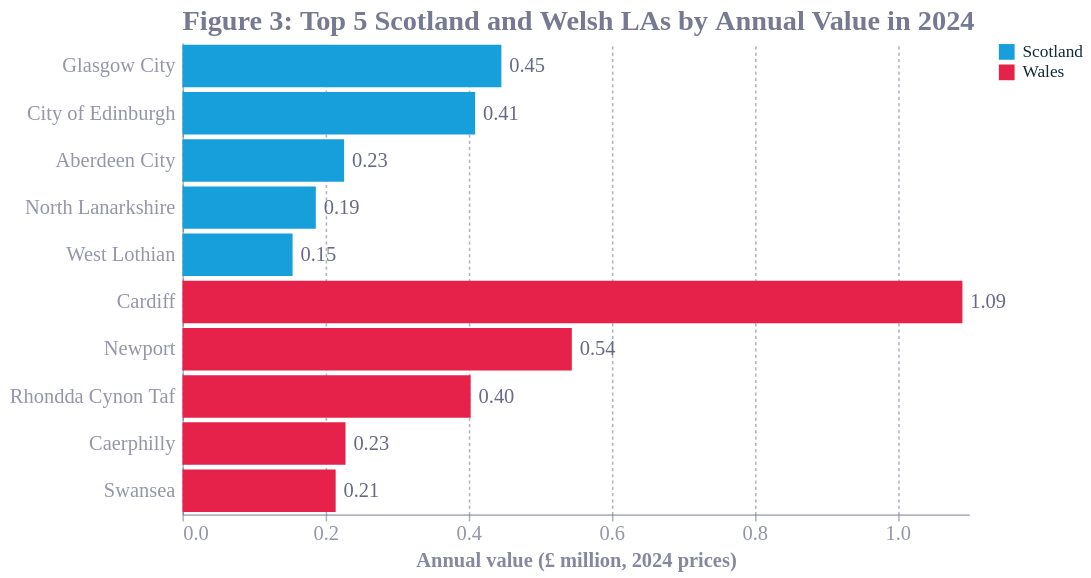

Write notebook code for a chart like this one.
### Code cell
#fig 3

wales_order = (
    df_ws[df_ws["region"] == "Wales"].sort_values("value", ascending=False)["LA_name"].tolist()
)
scotland_order = (
    df_ws[df_ws["region"] == "Scotland"].sort_values("value", ascending=False)["LA_name"].tolist()
)
ws_order = scotland_order + wales_order  # top-to-bottom order as in the chart
 
fig3 = (
    alt.Chart(df_ws)
    .mark_bar()
    .encode(
        y=alt.Y("LA_name:N", sort=ws_order, title=None),
        x=alt.X("value:Q", title="Annual value (£ million, 2024 prices)", axis=alt.Axis(tickCount=6)),
        color=alt.Color(
            "region:N",
            scale=alt.Scale(domain=["Scotland", "Wales"], range=[ "#179FDB", "#E6224B"])
        ),
    )
    .properties(width=500, height=300, title="Figure 3: Top 5 Scotland and Welsh LAs by Annual Value in 2024")
)
 
fig3_text = (
    alt.Chart(df_ws)
    .mark_text(align="left", dx=5, fontSize=13)
    .encode(
        y=alt.Y("LA_name:N", sort=ws_order),
        x=alt.X("value:Q", title="Annual value (£ million, 2024 prices)"),
        text=alt.Text("value:Q", format=".2f"),
    )
)
 
figure3 = (fig3 + fig3_text).configure_axis(
    labelFontSize=13, titleFontSize=13
).configure_title(fontSize=18)
 
figure3

### Figure 1 — Vega-Lite specification as saved in the notebook (floating-point values rounded to 4 significant figures)
{"config": {"font": "Circular Std", "text": {"color": "#676A86", "align": "left", "baseline": "middle", "dx": 7, "dy": 0, "fontSize": 11}, "view": {"stroke": null, "continuousWidth": 400, "continuousHeight": 300, "discreteWidth": 400, "discreteHeight": 300}, "range": {"category": ["#36B7B4", "#E6224B", "#F4C245", "#0063AF", "#00A767", "#179FDB", "#EB5C2E", "#5C267B", "#122B39"], "diverging": ["#E6224B", "#E54753", "#C9C9C9", "#179FDB", "#122B39"], "heatmap": ["#C9C9C9", "#179FDB", "#0063AF", "#122B39"], "ordinal": ["#00A767", "#36B7B4", "#179FDB", "#0063AF", "#243B5A"]}, "bar": {"color": "#179fdb"}, "line": {"color": "#e6224b"}, "rule": {"color": "#676A86"}, "area": {"opacity": 0.8}, "point": {"filled": true, "size": 80, "color": "#e6224b", "opacity": 0.95}, "geoshape": {"stroke": "white", "strokeWidth": 0.3}, "rect": {"fill": "#d6d4d4", "opacity": 0.3}, "axis": {"labelColor": "#676A86", "labelFontSize": 13, "labelFont": "Circular Std", "labelOpacity": 0.7, "tickColor": "#676A86", "tickOpacity": 0.5, "domainColor": "#676A86", "domainOpacity": 0.5, "gridColor": "#676A86", "gridDash": [2, 2], "gridOpacity": 0.5, "title": null, "titleColor": "#676A86", "titleOpacity": 0.8, "tickSize": 4, "titleFontSize": 13}, "axisXDiscrete": {"grid": false, "labelAngle": 0, "tickCount": 10, "tickOpacity": 0.5, "title": null}, "axisYDiscrete": {"ticks": false, "labelPadding": 5}, "axisXTemporal": {"grid": false, "ticks": true}, "axisXQuantitative": {"grid": true}, "axisYQuantitative": {"gridColor": "#676A86", "gridDash": [1, 5], "gridOpacity": 0.5, "ticks": false, "labelPadding": 5, "tickCount": 8, "titleAngle": 0, "titleAlign": "left", "titleBaseline": "bottom", "titleX": 0, "titleY": -5}, "title": {"color": "#676A86E6", "subtitleColor": "#676A86", "font": "Circular Std", "subtitleFont": "Circular Std", "anchor": "start", "fontSize": 18, "subtitleFontSize": 12, "subtitlePadding": 4, "offset": 0, "frame": "group"}, "legend": {"titleColor": "#122b39", "title": null, "labelColor": "#122b39", "labelFontSize": 11}}, "layer": [{"mark": {"type": "bar"}, "encoding": {"color": {"field": "region", "scale": {"domain": ["Scotland", "Wales"], "range": ["#179FDB", "#E6224B"]}, "type": "nominal"}, "x": {"axis": {"tickCount": 6}, "field": "value", "title": "Annual value (£ million, 2024 prices)", "type": "quantitative"}, "y": {"field": "LA_name", "sort": ["Glasgow City", "City of Edinburgh", "Aberdeen City", "North Lanarkshire", "West Lothian", "Cardiff", "Newport", "Rhondda Cynon Taf", "Caerphilly", "Swansea"], "title": null, "type": "nominal"}}, "title": "Figure 3: Top 5 Scotland and Welsh LAs by Annual Value in 2024"}, {"mark": {"type": "text", "align": "left", "dx": 5, "fontSize": 13}, "encoding": {"text": {"field": "value", "format": ".2f", "type": "quantitative"}, "x": {"field": "value", "title": "Annual value (£ million, 2024 prices)", "type": "quantitative"}, "y": {"field": "LA_name", "sort": ["Glasgow City", "City of Edinburgh", "Aberdeen City", "North Lanarkshire", "West Lothian", "Cardiff", "Newport", "Rhondda Cynon Taf", "Caerphilly", "Swansea"], "type": "nominal"}}}], "data": {"name": "data-b3ddfb4f633a1581bfa8b23d8aad2696"}, "height": 300, "width": 500, "$schema": "https://vega.github.io/schema/vega-lite/v6.4.1.json", "datasets": {"data-b3ddfb4f633a1581bfa8b23d8aad2696": [{"region": "Wales", "LA_name": "Cardiff", "value": 1.091}, {"region": "Wales", "LA_name": "Newport", "value": 0.5446}, {"region": "Wales", "LA_name": "Rhondda Cynon Taf", "value": 0.4031}, {"region": "Wales", "LA_name": "Caerphilly", "value": 0.2281}, {"region": "Wales", "LA_name": "Swansea", "value": 0.2143}, {"region": "Scotland", "LA_name": "Glasgow City", "value": 0.446}, {"region": "Scotland", "LA_name": "City of Edinburgh", "value": 0.4093}, {"region": "Scotland", "LA_name": "Aberdeen City", "value": 0.2261}, {"region": "Scotland", "LA_name": "North Lanarkshire", "value": 0.1865}, {"region": "Scotland", "LA_name": "West Lothian", "value": 0.154}]}}
